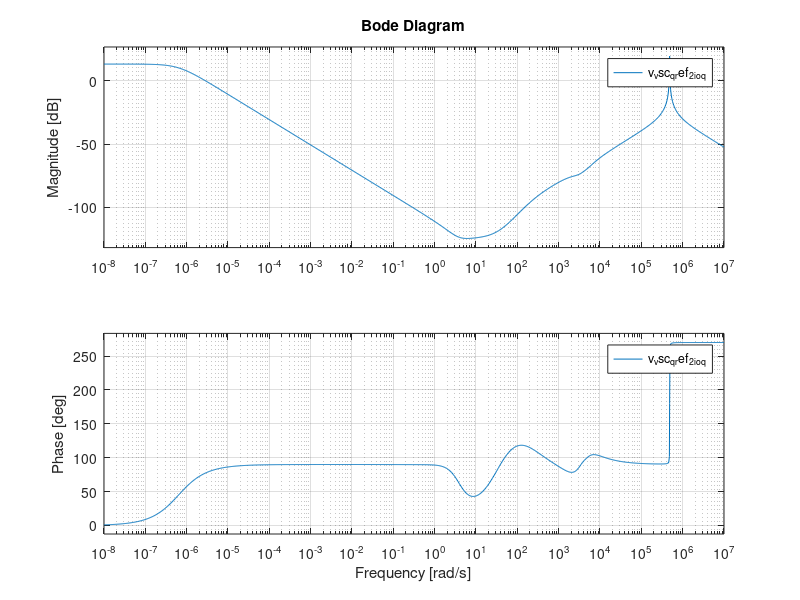

This figure's MATLAB source: (Note: this script raises an error after producing the figure.)
clc;close;clear;

activate_statu = 0.5;

T_s = 100e-6;
S_b = 5e6;
P_b = S_b;
Q_b = 0.4*S_b;
V_b = 690;
I_b=S_b/(sqrt(3)*V_b);

f_b = 50;
w_b = f_b*2*pi;


Z_b = V_b^2/S_b;
C_b = 1/(Z_b*w_b);
L_b = Z_b/w_b;

V_m = sqrt(2/3)*V_b;
V_dc = 3*V_m;



%% LCL Filter
I_max = (P_b*sqrt(2))/(3*V_b);
delta_IL_max = (0.1)*I_max;
f_sw = 5e3;


L_f = V_dc/(24*f_sw*delta_IL_max); %LCL filter first Inductor

C_f = (0.066*C_b);                  %LCL filter Capacitor

L_g = 1*L_f; % LCL Filter second inductor

L_f1 = 1.35e-3;
L_g1 = 0.35e-3;
C_f1 = 50e-6;

w_res = sqrt((L_f+L_g)/(L_f*L_g*C_f));
w_res2 = sqrt((L_f1+L_g1)/(L_f1*L_g1*C_f1));
f_res = w_res/(2*pi);
f_res2 = w_res2/(2*pi);

R_f = 0.005*Z_b;
R_g = 0.005*Z_b;
R_d = 0.2;

%% Droop
% mp = ((1.04*w_b)-(0.96*w_b))/S_b;

mp = 0.01*50*2*pi/(S_b); % 0.1 Hz/MW

w_c = 0.1*w_b;

% nq = ((1.2*V_m)-(0.8*V_m))/S_b;

nq = 1*V_m/(S_b); %  kV/MVar
%% PI
ti = 0.3e-3;
tiv = 10*ti;
z_damp = 0.707;

w_nc = 2*f_sw/10;

z = 224;
wmc = sqrt(z*ti^-1);
% 
% Kpc = 10*(2*z_damp*L_f*(w_nc/w_b)-R_f);
% Kic = Kpc*w_nc/(2*z_damp-(R_f*w_b)/(L_f*w_nc));

% Kpc = L_f/ti;
% Kic = R_f/ti;

Kpc = L_f/ti;
Kic = R_f/ti;
% Kpv = C_f*w_res;
Kiv = R_f/tiv;


% w_ni = f_sw*2*pi;
% w_nv = f_sw*2*pi/20;
% 
% Kpc = 2*z_damp*w_ni*L_f-(R_f);
% Kic = L_f*w_ni^2;
% 
% Kpv = 2*z_damp*C_f*w_nv;
% Kiv = C_f*w_nv^2;

fbv = 1/tiv;
wb = 2*pi*fbv;
% 
wcf = 2*pi*f_sw/10;
wz = wcf*0.1;


% Kpc = L_f/(ti);
% Kic = 0.1*fb*Kpc;
% Kic = R_f/(ti);
% Kic = 0.8;

zz = 145;

% zz = 0.15/(1.850*ti);
wm = sqrt(zz*fbv);
% 
Kpv = C_f*wm;
% Kiv = Kic;
% Kpv = ((w_res^2-wcf^2)*wcf)/(w_res^2*(Kpc*wcf+Kic));
% Kiv = wz*Kpv*0.1;
% Kiv = 227;
% Kiv = Kpv*wz*0.1;
% Kiv = r_Lf2/(ti);

% Kpv = C_f*w_res;
% Kiv = R_f/ti;
% 
% Kpc = L_f/ti;
% Kic = R_f/ti;
% 
% Kpv = 0.03;
% Kiv = 2.1;
% 
% Kpc = 0.62;
% Kic = 477.5;

% Kpv = 1;
% Kiv = 1;
% 
% Kpc = 1;
% Kic = 1;
%% Active Droop Model Validation

% Initial Conditions for frequency response analysis
I_o_d = 2600;
I_o_q = 0;
V_o_d = V_m;
V_o_q = 0;
V_bus_d = V_m;
V_bus_q = 0;
delta_phi_0 = 1.9;
w_0 = w_b;
r_Lf = R_f;
r_Lg = R_g;
% delta_phi_0 = 0;

A_P = [0    -mp     0;
       0    -w_c    0;
       0    0       -w_c];

B_P = [0    0   0   0   0   0;
       0    0   w_c*I_o_d   w_c*I_o_q   w_c*V_o_d   w_c*V_o_q;
       0    0   w_c*I_o_q   -w_c*I_o_d  -w_c*V_o_q  w_c*V_o_d];

C_P_w_v = [0    -mp     0;
           0    0       -nq;
           0    0       0];

C_P_v = [0    0       -nq;
         0    0       0];

C_P_w = [0      -mp      0];

D_P = zeros(3,6);


%Phi is the angle of the inverter reference frame seen from an arbitrary
%common reference in which differentiation of phi = -mp*P_filtered
%State space model of Power Controller
inputs_power = {'i_L_d','i_L_2','v_o_d','v_o_q','i_o_d','i_o_q'};
states_power = {'phi','P','Q'}; % P and Q is filtered (P_filtered)
outputs_power = {'w','v_o_d_ref','v_o_q_ref'};

linModel_Power = ss(A_P,B_P,C_P_w_v,D_P, 'statename', states_power, 'Inputname', inputs_power, 'outputname', outputs_power);
tfModel_Power = tf(linModel_Power);

%Open Loop Dynamics
%From input "i_L_d" 
i_L_d_2_w = tf(linModel_Power(1,1)); %to output "w ...."
i_L_d_2_v_o_d_ref = tf(linModel_Power(2,1)); %to output "v_o_d_ref ...."
i_L_d_2_v_o_q_ref = tf(linModel_Power(3,1)); %to output "v_o_q_ref ...."
%From input "i_L_q" 
i_L_q_2_w = tf(linModel_Power(1,2)); %to output "w ...."
i_L_q_2_v_o_d_ref = tf(linModel_Power(2,2)); %to output "v_o_d_ref ...."
i_L_q_2_v_o_q_ref = tf(linModel_Power(3,2)); %to output "v_o_q_ref ...."
%From input "v_o_d" 
v_o_d_2_w = tf(linModel_Power(1,3)); %to output "w ...."
v_o_d_2_v_o_d_ref = tf(linModel_Power(2,3)); %to output "v_o_d_ref ...."
v_o_d_2_v_o_q_ref = tf(linModel_Power(3,3)); %to output "v_o_q_ref ...."
%From input "v_o_q" 
v_o_q_2_w = tf(linModel_Power(1,4)); %to output "w ...."
v_o_q_2_v_o_d_ref = tf(linModel_Power(2,4)); %to output "v_o_d_ref ...."
v_o_q_2_v_o_q_ref = tf(linModel_Power(3,4)); %to output "v_o_q_ref ...."
%From input "i_o_d" 
i_o_d_2_w = tf(linModel_Power(1,5)); %to output "w ...."
i_o_d_2_v_o_d_ref = tf(linModel_Power(2,5)); %to output "v_o_d_ref ...."
i_o_d_2_v_o_q_ref = tf(linModel_Power(3,5)); %to output "v_o_q_ref ...."
%From input "i_o_q"
i_o_q_2_w = tf(linModel_Power(1,6)); %to output "w ...."
i_o_q_2_v_o_d_ref = tf(linModel_Power(2,6)); %to output "v_o_d_ref ...."
i_o_q_2_v_o_q_ref = tf(linModel_Power(3,6)); %to output "v_o_q_ref ...."

polesofv_o_d_2_w = pole(v_o_d_2_w);
zeroofv_o_d_2_w= zero(v_o_d_2_w);
pzmap(v_o_d_2_w);
damp(v_o_d_2_w);
bode(v_o_d_2_w);

%% Voltage Controller

K_iv = Kiv;
K_pv = Kpv;
F = 1;

A_V = zeros(4,4);


B_V1 = [1 0;
        0 1];

B_V2 = [0 0 -1  0   0   0;
        0 0 0   -1  0   0];

B_V = [1    0   0   0   0   0   0   0;
       0    1   0   0   0   0   0   0;
       0    0   -1  0   0   0   0   0;
       0    0   0   -1  0   0   0   0];

C_V = [K_iv 0;
        0   K_iv];

C_VV = [K_iv 0   0   0;
       0   K_iv 0   0;
       0    0   0   0
       0    0   0   0];


D_V1 = [K_pv    0;
        0       K_pv];

D_V2 = [0 0 -K_pv  -w_0*C_f   F   0;
        0 0 w_0*C_f  -K_pv  0   F];

D_V = [K_pv 0   0   0   0   0   0   0;
       0    K_pv    0   0   0   0   0   0;
       0    0   0    0   -K_pv   -w_0*C_f    F   0;
       0    0   0    0   -w_0*C_f    -K_pv   0   F];

%State Space and Transfer Function
inputs_vc = {'v_o_d_ref','v_o_q_ref','i_L_d','i_L_q','v_o_d','v_o_q','i_o_d','i_o_q'};
states_vc = {'error_d','error_q','zırt','pırt'}; %V_o_d_ref - v_o_d
outputs_vc = {'i_L_d_ref','i_L_q_ref','zırto','pırto'};
% 
linModel_vc = ss(A_V,B_V,C_VV,D_V, 'statename', states_vc, 'Inputname', inputs_vc,'outputname', outputs_vc);
tfModel_vc = tf(linModel_vc);

%% Current Controller
K_ic = Kic;
K_pc = Kpc;


A_C = zeros(2,2);

B_C1 = [1 0;
        0 1];

B_C2 = [-1 0 0  0   0   0;
        0 -1 0   0  0   0];

C_C = [K_ic 0;
        0   K_ic];

D_C1 = [K_pc 0;
        0   K_pc];

D_C2 = [-K_pc -w_0*L_f 0  0   0   0;
        w_0*L_f -K_pc 0    0 0   0];

%% Output LCL Filter Dynamics

I_L_d = 2500;
I_L_q = 0;

A_LCL = [-r_Lf/L_f      w_0     -1/L_f          0           0                0;
         -w_0       -r_Lf/L_f       0          -1/L_f       0                0;
         1/C_f      0               0           w_0         -1/C_f           0;
         0          1/C_f           -w_0        0           0               -1/C_f;
         0          0             1/L_g         0           -r_Lg/L_g       w_0;
         0          0               0           1/L_g       -w_0            -r_Lg/L_g];

B_LCL1 =    [1/L_f  0;
            0   1/L_f;
            0       0;
            0       0;
            0       0;
            0       0];

B_LCL2 =   [0       0;
            0       0;
            0       0;
            0       0;
            -1/L_g  0;
            0   1/L_g];

B_LCL3 = [I_L_q;     -I_L_d;   V_o_q;      -V_o_d;      I_o_q;       -I_o_d];

%% Complete Inverter Model

T_s1 = [cosd(delta_phi_0)   -sind(delta_phi_0);
       sind(delta_phi_0)    cosd(delta_phi_0)];
T_ss = inv(T_s1);

T_c = [-I_o_d*sind(delta_phi_0)-I_o_q*cosd(delta_phi_0);
        I_o_d*cosd(delta_phi_0)-I_o_q*sind(delta_phi_0)];

T_v = [-V_bus_d*sind(delta_phi_0)+V_bus_q*cosd(delta_phi_0);   -V_bus_d*cosd(delta_phi_0)-V_bus_q*sind(delta_phi_0)];

% T_v = inv(T_v1);

Z1 = zeros(3,2);
Z2 = zeros(2,2);
Z3 = zeros(3,2);
Z4 = zeros(2,2);
Z5 = zeros(2,2);
Z6 = zeros(7,2);
Z7 = zeros(2,10);

% A_INV_3to13 = cat(2,A_P,Z1,Z3,B_P);
% A_INV_5to13 = cat(2,B_V1*C_P_v,Z2,Z4,B_V2);
C_inv_w = [C_P_w   0   0   0    0   0   0   0   0   0   0];
C_inv_c = [T_c  Z7   T_s1];


A_INV = [A_P                                        Z1                  Z3                   B_P;                                          
         B_V1*C_P_v                                 Z2                  Z2                  B_V2;
         B_C1*D_V1*C_P_v                            B_C1*C_V            Z5                   B_C1*D_V2+B_C2;
         (B_LCL1*D_C1*D_V1*C_P_v)+(B_LCL2*T_v)+(B_LCL3*C_P_w)    B_LCL1*D_C1*C_V     B_LCL1*C_C           A_LCL+(B_LCL1*(D_C1*D_V2+D_C2))];


B_INV = [Z6;
         B_LCL2*T_ss];
 
C_INV = [C_inv_w;
        C_inv_c];

D_INV = zeros(3,2);

%State Space and Transfer Function of Grid Forming Model
% Xvd & Xvq stands for voltage controller PI states for 'd' and 'q' frames
% Xcd % Xcq stands for current controller PI states for 'd' and 'q' frames
inputs_inverter = {'v_vsc_d_ref','v_vsc_q_ref'};
states_inverter = {'delta_phi','delta_P','delta_Q','Xvd','Xvq','Xcd','Xcq','i_L_d','i_L_q','v_o_d','v_o_q','i_o_d','i_o_q'}; %V_o_d_ref - v_o_d
outputs_inverter = {'delta_w','i_o_d','i_o_q'};
% Linear and Transfer Function Model
linModel_inverter = ss(A_INV,B_INV,C_INV,D_INV, 'statename', states_inverter, 'Inputname', inputs_inverter,'outputname', outputs_inverter);
tfModel_inverter = tf(linModel_inverter);

%Open Loop Dynamics
%From input "v_vsc_d_ref" 
v_vsc_d_ref_2_delta_w = tf(linModel_inverter(1,1)); %to output "delta_w ...."
v_vsc_d_ref_2_i_o_d = tf(linModel_inverter(2,1)); %to output "i_o_d ...."
v_vsc_d_ref_2_i_o_q = tf(linModel_inverter(3,1)); %to output "i_o_q ...."
%From input "v_vsc_q_ref" 
v_vsc_q_ref_2_delta_w = tf(linModel_inverter(1,2)); %to output "delta_w ...."
v_vsc_q_ref_2_i_o_d = tf(linModel_inverter(2,2)); %to output "i_o_d ...."
v_vsc_q_ref_2_i_o_q = tf(linModel_inverter(3,2)); %to output "i_o_q ...."

% Frequency Response and root analysis
polesofv_vsc_d_ref_2_delta_w = pole(v_vsc_d_ref_2_delta_w);
zeroofv_vsc_d_ref_2_delta_w= zero(v_vsc_d_ref_2_delta_w);
pzmap(v_vsc_d_ref_2_delta_w);
damp(v_vsc_d_ref_2_delta_w);
bode(v_vsc_d_ref_2_delta_w);

polesofv_vsc_d_ref_2_i_o_d = pole(v_vsc_d_ref_2_i_o_d);
zeroofv_vsc_d_ref_2_i_o_d= zero(v_vsc_d_ref_2_i_o_d);
pzmap(v_vsc_d_ref_2_i_o_d);
damp(v_vsc_d_ref_2_i_o_d);
bode(v_vsc_d_ref_2_i_o_d);

polesofv_vsc_d_ref_2_i_o_q = pole(v_vsc_d_ref_2_i_o_q);
zeroofv_vsc_d_ref_2_i_o_q= zero(v_vsc_d_ref_2_i_o_q);
pzmap(v_vsc_d_ref_2_i_o_q);
damp(v_vsc_d_ref_2_i_o_q);
bode(v_vsc_d_ref_2_i_o_q);

polesofv_vsc_q_ref_2_delta_w = pole(v_vsc_q_ref_2_delta_w);
zeroofv_vsc_q_ref_2_delta_w= zero(v_vsc_q_ref_2_delta_w);
pzmap(v_vsc_q_ref_2_delta_w);
damp(v_vsc_q_ref_2_delta_w);
bode(v_vsc_q_ref_2_delta_w);

polesofv_vsc_q_ref_2_i_o_d = pole(v_vsc_q_ref_2_i_o_d);
zeroofv_vsc_q_ref_2_i_o_d= zero(v_vsc_q_ref_2_i_o_d);
pzmap(v_vsc_q_ref_2_i_o_d);
damp(v_vsc_q_ref_2_i_o_d);
bode(v_vsc_q_ref_2_i_o_d);

polesofv_vsc_q_ref_2_i_o_q = pole(v_vsc_q_ref_2_i_o_q);
zeroofv_vsc_q_ref_2_i_o_q= zero(v_vsc_q_ref_2_i_o_q);
pzmap(v_vsc_q_ref_2_i_o_q);
damp(v_vsc_q_ref_2_i_o_q);
bode(v_vsc_q_ref_2_i_o_q);

%Design of the LQR Controller

Q_lqr = [1  0   0   0   0   0   0   0   0   0   0   0   0;
         0  0.5   0   0   0   0   0   0   0   0   0   0   0;
         0  0   0.5   0   0   0   0   0   0   0   0   0   0;
         0  0   0   0.5   0   0   0   0   0   0   0   0   0;
         0  0   0   0   1   0   0   0   0   0   0   0   0;
         0  0   0   0   0   1   0   0   0   0   0   0   0;
         0  0   0   0   0   0   1   0   0   0   0   0   0;
         0  0   0   0   0   0   0   1   0   0   0   0   0;
         0  0   0   0   0   0   0   0   1   0   0   0   0;
         0  0   0   0   0   0   0   0   0   1   0   0   0;
         0  0   0   0   0   0   0   0   0   0   1   0   0;
         0  0   0   0   0   0   0   0   0   0   0   1   0;
         0  0   0   0   0   0   0   0   0   0   0   0   1];

R_lqr = [1  0;
         0  1];
%          0  0;
%          0  0;
%          0  0;
%          0  0;
%          0  0;
%          0  0;
%          0  0;
%          0  0;
%          0  0;
%          0  0;
%          0  0];

[K,S,CLP] = lqr(linModel_inverter,Q_lqr,R_lqr);

G1 = inv(A_INV-B_INV*K);
G2 = C_INV*G1;
G3 = inv(G2);
% G = -inv(C_INV*G1*B_INV);

sys2 = ss(A_INV-B_INV*K,B_INV,C_INV,D_INV);
step(sys2);